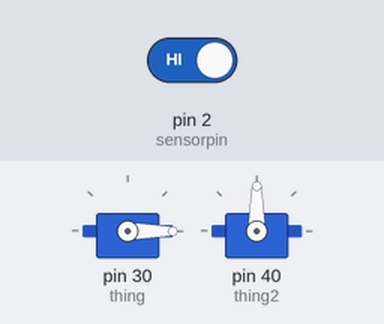
A sketch run on a simulated Arduino Mega 2560, built with avr-gcc and run on an emulated ATmega2560. On the bench: 2 × servo. Inputs (shaded band) come from the test bench; at power-on: pin 2 (sensorpin) HIGH. What the sketch prints to the serial monitor is not drawn.

Above: at 0.1 s.
At 7.9 s:
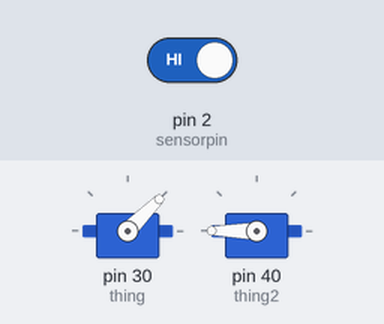
At 15.7 s:
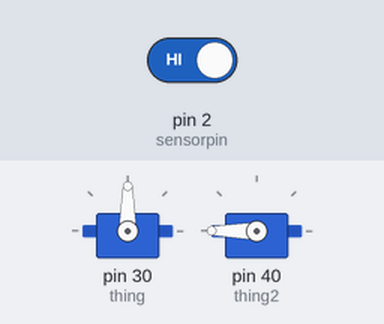
At 31.4 s:
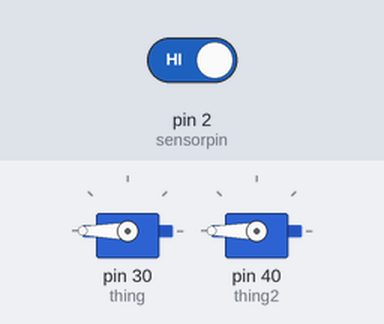
Timing chart, 0 to 40.0 s (numbered marks = the images above):
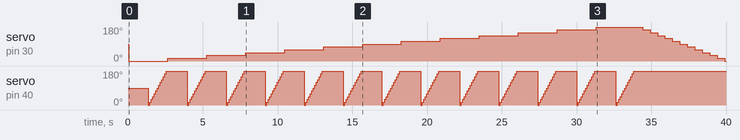

Measured:
- by itself, servo on pin 30 (thing): 90° → 0° at 0.05 s, → 15° 2.6 s later, → 30° 2.6 s later, → 45° 2.6 s later, … (25 changes in this stretch)
- by itself, servo on pin 40 (thing2): repeats every 2.6 s: 15° 0.10 s, 30° 0.10 s, 45° 0.10 s, 60° 0.10 s, 75° 0.10 s, 90° 0.10 s, 105° 0.10 s, 120° 0.10 s, 135° 0.10 s, 150° 0.10 s, 165° 0.10 s, 180° 1.4 s, 0° 0.10 s, until it stays 180° from 33.8 s

The sketch:

2.5_Lidar_Trevin.ino
```cpp
//by trevin this is a lidar program and done on Oct. 5 2024
#include <Servo.h>

Servo thing; // create servo object to control a servo
Servo thing2;
int pod = 0;
int sensorpin = 2;
int sensorstate = 0;
int count = 0;
int count2 = 0;
int hello = 0;
// The detections are performed every 15 deg
int Number[] = {0, 15, 30, 45, 60, 75, 90, 105, 120, 135, 150, 165, 180};
// value 0 means nothing is detected
// value 1 means there is an obstacle
int Detect[] = {0, 0, 0, 0, 0, 0, 0, 0, 0, 0, 0, 0, 0};

void setup() {
  // put your setup code here, to run once:
  // put your setup code here, to run once:
  Serial.begin(9600);
  thing.attach(30);
  thing2.attach(40);

  pinMode (sensorpin, INPUT_PULLUP);

  for (hello = 0; hello <= 180; hello = hello + 15) {
    Serial.println(hello);
  }

  for (hello = 180; hello >= 0; hello = hello - 15) {
    Serial.println(hello);
  }
}

void loop() {
  // put your main code here, to run repeatedly:

  int polly;
  int dino;
  for (polly = 0; polly <= 12; polly++) {
    thing.write(Number[polly]);

    sensorstate = digitalRead(sensorpin);


    if (count == 0 || count < 13) {
      count++;
      Serial.print("[");
      Serial.print(Number[polly]);
      Serial.print(",");
      Serial.print (sensorstate);
      Serial.print("] ");
      Serial.println("");
      delay(1300);
    }


    if (count >= 13) {
      Serial.println("");


      count = 0;
    }


    for (dino = 0; dino <= 12; dino++) {

      thing2.write(Number[dino]);
      sensorstate = digitalRead(sensorpin);


      if (count2 == 0 || count2 < 13) {
        count2++;
        Serial.print("[");
        Serial.print(Number[dino]);
        Serial.print(",");
        Serial.print (sensorstate);
        Serial.print("] ");
        delay(100);
      }


      if (count2 >= 13) {
        Serial.println("");
        count2 = 0;
      }
    }
  }


  for (polly = 12; polly >= 0; polly--) {
    thing.write(Number[polly]);
    sensorstate = digitalRead(sensorpin);


    if (count == 0 || count < 13) {
      count++;
      Serial.print("[");
      Serial.print(Number[polly]);
      Serial.print(",");
      Serial.print (sensorstate);
      Serial.print("] ");
      delay(500);
    }


    if (count >= 13) {
      Serial.println("");
      count = 0;
    }
  }
}
```
